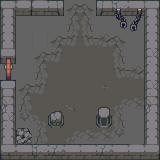

Tiled map render using the project's own tile images. Description and the whole map definition, tile-layer contents included, below:
An orthogonal 10x10 tile map with 16x16 px tiles, 5 tile layers (Suelo, Suelo Adornos, Adornos, Paredes, ...) and 8 objects.

<map version="1.0" tiledversion="1.1.5" orientation="orthogonal" renderorder="right-down" width="10" height="10" tilewidth="16" tileheight="16" infinite="0" nextobjectid="16">
 <tileset firstgid="1" source="../tiles_dungeon_v1.1.tsx" />
 <layer name="Suelo" width="10" height="10">
  <data encoding="csv">
1,1,1,1,1,1,1,1,1,1,
1,1,1,1,1,1,1,1,1,1,
1,1,1,1,1,1,1,1,1,1,
1,1,1,1,1,1,1,1,1,1,
1,1,1,1,1,1,1,1,1,1,
1,1,1,1,1,1,1,1,1,1,
1,1,1,1,1,1,1,1,1,1,
1,1,1,1,1,1,1,1,1,1,
1,1,1,1,1,1,1,1,1,1,
1,1,1,1,1,1,1,1,1,1
</data>
 </layer>
 <layer name="Suelo Adornos" width="10" height="10">
  <data encoding="csv">
0,0,0,0,6,8,0,0,0,0,
288,288,0,0,36,38,0,0,0,0,
288,288,288,6,9,10,7,8,42,0,
0,0,6,9,37,37,37,38,42,0,
0,0,36,37,37,37,37,10,7,0,
0,6,9,37,37,37,100,37,37,0,
0,36,37,37,99,37,37,40,67,0,
0,66,39,37,37,37,37,38,288,0,
0,558,36,37,40,67,67,68,288,0,
0,0,0,0,0,0,0,0,0,0
</data>
 </layer>
 <layer name="Adornos" width="10" height="10">
  <data encoding="csv">
0,0,0,0,0,0,0,0,0,0,
0,42,0,0,0,0,0,0,0,0,
0,42,0,0,0,0,0,0,0,0,
0,0,0,0,0,0,0,0,0,0,
0,0,0,0,0,0,0,0,0,0,
0,0,0,0,0,0,0,0,0,0,
0,0,0,619,0,0,388,0,0,0,
0,0,0,649,0,0,418,0,42,0,
0,558,0,0,0,0,0,0,42,0,
0,0,0,0,0,0,0,0,0,0
</data>
 </layer>
 <layer name="Paredes" width="10" height="10">
  <data encoding="csv">
302,333,334,376,0,0,377,275,273,303,
331,0,0,0,0,0,0,0,0,331,
331,0,0,0,0,0,0,0,0,331,
291,0,0,0,0,0,0,0,0,335,
321,0,0,0,0,0,0,0,0,331,
301,0,0,0,0,0,0,0,0,335,
365,0,0,0,0,0,0,0,0,365,
335,0,0,0,0,0,0,0,0,331,
331,0,0,0,0,0,0,0,0,331,
332,273,275,305,273,273,305,273,334,333
</data>
 </layer>
 <layer name="Adornos Paredes" width="10" height="10">
  <data encoding="csv">
0,0,0,0,0,0,0,625,626,0,
0,0,0,0,0,0,0,655,656,0,
0,0,0,0,0,0,0,0,0,0,
0,0,0,0,0,0,0,0,0,0,
0,0,0,0,0,0,0,0,0,0,
0,0,0,0,0,0,0,0,0,0,
0,0,0,0,0,0,0,0,0,0,
0,0,0,0,0,0,0,0,0,0,
0,0,0,0,0,0,0,0,0,0,
0,0,0,0,0,0,0,0,0,0
</data>
 </layer>
 <objectgroup name="Colisiones">
  <object id="1" x="0" y="0" width="63.6667" height="15.6667" />
  <object id="2" x="96.3333" y="0" width="63.3333" height="15.6667" />
  <object id="3" x="0" y="144" width="159.667" height="15.6667" />
  <object id="4" x="144.667" y="15.6667" width="15" height="128" />
  <object id="5" x="0" y="16.3333" width="15" height="127.333" />
  <object id="6" x="96" y="107" width="16" height="20.3333" />
  <object id="7" x="48.3333" y="110.333" width="15.6667" height="17.3333" />
  <object id="15" x="15" y="128.667" width="17" height="15" />
 </objectgroup>
</map>
